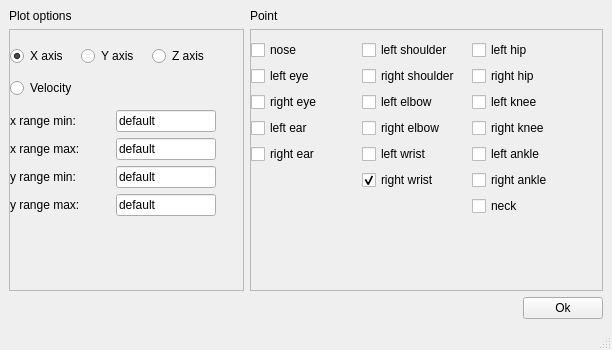
<?xml version="1.0" encoding="UTF-8"?>
<ui version="4.0">
 <class>MainWindow</class>
 <widget class="QMainWindow" name="MainWindow">
  <property name="geometry">
   <rect>
    <x>0</x>
    <y>0</y>
    <width>612</width>
    <height>350</height>
   </rect>
  </property>
  <property name="minimumSize">
   <size>
    <width>612</width>
    <height>350</height>
   </size>
  </property>
  <property name="windowTitle">
   <string>MainWindow</string>
  </property>
  <property name="layoutDirection">
   <enum>Qt::LeftToRight</enum>
  </property>
  <widget class="QWidget" name="centralwidget">
   <layout class="QGridLayout" name="gridLayout">
    <item row="0" column="0">
     <layout class="QVBoxLayout" name="verticalLayout_7">
      <item>
       <layout class="QHBoxLayout" name="horizontalLayout_2" stretch="2,3">
        <item>
         <layout class="QVBoxLayout" name="verticalLayout_5">
          <item>
           <widget class="QLabel" name="label_2">
            <property name="text">
             <string>Plot options</string>
            </property>
           </widget>
          </item>
          <item>
           <widget class="QScrollArea" name="sss">
            <property name="maximumSize">
             <size>
              <width>999</width>
              <height>16777215</height>
             </size>
            </property>
            <property name="widgetResizable">
             <bool>true</bool>
            </property>
            <widget class="QWidget" name="scrollAreaWidgetContents">
             <property name="geometry">
              <rect>
               <x>0</x>
               <y>0</y>
               <width>230</width>
               <height>224</height>
              </rect>
             </property>
             <widget class="QWidget" name="layoutWidget">
              <property name="geometry">
               <rect>
                <x>0</x>
                <y>10</y>
                <width>207</width>
                <height>182</height>
               </rect>
              </property>
              <layout class="QVBoxLayout" name="verticalLayout_4">
               <item>
                <layout class="QHBoxLayout" name="horizontalLayout_4">
                 <item>
                  <widget class="QRadioButton" name="radioButton">
                   <property name="text">
                    <string>X axis</string>
                   </property>
                   <property name="checked">
                    <bool>true</bool>
                   </property>
                  </widget>
                 </item>
                 <item>
                  <widget class="QRadioButton" name="radioButton_2">
                   <property name="text">
                    <string>Y axis</string>
                   </property>
                  </widget>
                 </item>
                 <item>
                  <widget class="QRadioButton" name="radioButton_3">
                   <property name="text">
                    <string>Z axis</string>
                   </property>
                  </widget>
                 </item>
                </layout>
               </item>
               <item>
                <widget class="QRadioButton" name="radioButton_4">
                 <property name="text">
                  <string>Velocity</string>
                 </property>
                </widget>
               </item>
               <item>
                <layout class="QGridLayout" name="gridLayout_2">
                 <item row="0" column="0">
                  <widget class="QLabel" name="label_3">
                   <property name="maximumSize">
                    <size>
                     <width>100</width>
                     <height>16777215</height>
                    </size>
                   </property>
                   <property name="text">
                    <string>x range min:</string>
                   </property>
                  </widget>
                 </item>
                 <item row="0" column="1">
                  <widget class="QLineEdit" name="lineEdit">
                   <property name="maximumSize">
                    <size>
                     <width>100</width>
                     <height>16777215</height>
                    </size>
                   </property>
                   <property name="text">
                    <string>default</string>
                   </property>
                  </widget>
                 </item>
                 <item row="1" column="0">
                  <widget class="QLabel" name="label_4">
                   <property name="maximumSize">
                    <size>
                     <width>100</width>
                     <height>16777215</height>
                    </size>
                   </property>
                   <property name="text">
                    <string>x range max:</string>
                   </property>
                  </widget>
                 </item>
                 <item row="1" column="1">
                  <widget class="QLineEdit" name="lineEdit_2">
                   <property name="maximumSize">
                    <size>
                     <width>100</width>
                     <height>16777215</height>
                    </size>
                   </property>
                   <property name="text">
                    <string>default</string>
                   </property>
                  </widget>
                 </item>
                 <item row="2" column="0">
                  <widget class="QLabel" name="label_5">
                   <property name="text">
                    <string>y range min:</string>
                   </property>
                  </widget>
                 </item>
                 <item row="2" column="1">
                  <widget class="QLineEdit" name="lineEdit_3">
                   <property name="maximumSize">
                    <size>
                     <width>100</width>
                     <height>16777215</height>
                    </size>
                   </property>
                   <property name="text">
                    <string>default</string>
                   </property>
                  </widget>
                 </item>
                 <item row="3" column="0">
                  <widget class="QLabel" name="label_6">
                   <property name="text">
                    <string>y range max:</string>
                   </property>
                  </widget>
                 </item>
                 <item row="3" column="1">
                  <widget class="QLineEdit" name="lineEdit_4">
                   <property name="maximumSize">
                    <size>
                     <width>100</width>
                     <height>16777215</height>
                    </size>
                   </property>
                   <property name="text">
                    <string>default</string>
                   </property>
                  </widget>
                 </item>
                </layout>
               </item>
              </layout>
             </widget>
            </widget>
           </widget>
          </item>
         </layout>
        </item>
        <item>
         <layout class="QVBoxLayout" name="verticalLayout_6">
          <item>
           <widget class="QLabel" name="label">
            <property name="text">
             <string>Point</string>
            </property>
           </widget>
          </item>
          <item>
           <widget class="QScrollArea" name="sss_2">
            <property name="widgetResizable">
             <bool>true</bool>
            </property>
            <widget class="QWidget" name="scrollAreaWidgetContents_2">
             <property name="geometry">
              <rect>
               <x>0</x>
               <y>0</y>
               <width>346</width>
               <height>224</height>
              </rect>
             </property>
             <widget class="QWidget" name="layoutWidget">
              <property name="geometry">
               <rect>
                <x>0</x>
                <y>10</y>
                <width>326</width>
                <height>221</height>
               </rect>
              </property>
              <layout class="QHBoxLayout" name="horizontalLayout">
               <item>
                <layout class="QVBoxLayout" name="verticalLayout">
                 <item>
                  <widget class="QCheckBox" name="checkBox_9">
                   <property name="enabled">
                    <bool>true</bool>
                   </property>
                   <property name="autoFillBackground">
                    <bool>false</bool>
                   </property>
                   <property name="text">
                    <string>nose</string>
                   </property>
                   <property name="checkable">
                    <bool>true</bool>
                   </property>
                   <property name="checked">
                    <bool>false</bool>
                   </property>
                   <property name="autoRepeat">
                    <bool>false</bool>
                   </property>
                   <property name="autoExclusive">
                    <bool>false</bool>
                   </property>
                  </widget>
                 </item>
                 <item>
                  <widget class="QCheckBox" name="checkBox_10">
                   <property name="autoFillBackground">
                    <bool>false</bool>
                   </property>
                   <property name="text">
                    <string>left eye</string>
                   </property>
                   <property name="checkable">
                    <bool>true</bool>
                   </property>
                   <property name="checked">
                    <bool>false</bool>
                   </property>
                   <property name="autoRepeat">
                    <bool>false</bool>
                   </property>
                   <property name="autoExclusive">
                    <bool>false</bool>
                   </property>
                  </widget>
                 </item>
                 <item>
                  <widget class="QCheckBox" name="checkBox_11">
                   <property name="autoFillBackground">
                    <bool>false</bool>
                   </property>
                   <property name="text">
                    <string>right eye</string>
                   </property>
                   <property name="checkable">
                    <bool>true</bool>
                   </property>
                   <property name="checked">
                    <bool>false</bool>
                   </property>
                   <property name="autoRepeat">
                    <bool>false</bool>
                   </property>
                   <property name="autoExclusive">
                    <bool>false</bool>
                   </property>
                  </widget>
                 </item>
                 <item>
                  <widget class="QCheckBox" name="checkBox_12">
                   <property name="autoFillBackground">
                    <bool>false</bool>
                   </property>
                   <property name="text">
                    <string>left ear</string>
                   </property>
                   <property name="checkable">
                    <bool>true</bool>
                   </property>
                   <property name="checked">
                    <bool>false</bool>
                   </property>
                   <property name="autoRepeat">
                    <bool>false</bool>
                   </property>
                   <property name="autoExclusive">
                    <bool>false</bool>
                   </property>
                  </widget>
                 </item>
                 <item>
                  <widget class="QCheckBox" name="checkBox_13">
                   <property name="autoFillBackground">
                    <bool>false</bool>
                   </property>
                   <property name="text">
                    <string>right ear</string>
                   </property>
                   <property name="checkable">
                    <bool>true</bool>
                   </property>
                   <property name="checked">
                    <bool>false</bool>
                   </property>
                   <property name="autoRepeat">
                    <bool>false</bool>
                   </property>
                   <property name="autoExclusive">
                    <bool>false</bool>
                   </property>
                  </widget>
                 </item>
                 <item>
                  <spacer name="verticalSpacer">
                   <property name="orientation">
                    <enum>Qt::Vertical</enum>
                   </property>
                   <property name="sizeHint" stdset="0">
                    <size>
                     <width>20</width>
                     <height>40</height>
                    </size>
                   </property>
                  </spacer>
                 </item>
                </layout>
               </item>
               <item>
                <layout class="QVBoxLayout" name="verticalLayout_2">
                 <item>
                  <widget class="QCheckBox" name="checkBox_14">
                   <property name="autoFillBackground">
                    <bool>false</bool>
                   </property>
                   <property name="text">
                    <string>left shoulder</string>
                   </property>
                   <property name="checkable">
                    <bool>true</bool>
                   </property>
                   <property name="checked">
                    <bool>false</bool>
                   </property>
                   <property name="autoRepeat">
                    <bool>false</bool>
                   </property>
                   <property name="autoExclusive">
                    <bool>false</bool>
                   </property>
                  </widget>
                 </item>
                 <item>
                  <widget class="QCheckBox" name="checkBox_15">
                   <property name="autoFillBackground">
                    <bool>false</bool>
                   </property>
                   <property name="text">
                    <string>right shoulder</string>
                   </property>
                   <property name="checkable">
                    <bool>true</bool>
                   </property>
                   <property name="checked">
                    <bool>false</bool>
                   </property>
                   <property name="autoRepeat">
                    <bool>false</bool>
                   </property>
                   <property name="autoExclusive">
                    <bool>false</bool>
                   </property>
                  </widget>
                 </item>
                 <item>
                  <widget class="QCheckBox" name="checkBox_16">
                   <property name="autoFillBackground">
                    <bool>false</bool>
                   </property>
                   <property name="text">
                    <string>left elbow</string>
                   </property>
                   <property name="checkable">
                    <bool>true</bool>
                   </property>
                   <property name="checked">
                    <bool>false</bool>
                   </property>
                   <property name="autoRepeat">
                    <bool>false</bool>
                   </property>
                   <property name="autoExclusive">
                    <bool>false</bool>
                   </property>
                  </widget>
                 </item>
                 <item>
                  <widget class="QCheckBox" name="checkBox_17">
                   <property name="autoFillBackground">
                    <bool>false</bool>
                   </property>
                   <property name="text">
                    <string>right elbow</string>
                   </property>
                   <property name="checkable">
                    <bool>true</bool>
                   </property>
                   <property name="checked">
                    <bool>false</bool>
                   </property>
                   <property name="autoRepeat">
                    <bool>false</bool>
                   </property>
                   <property name="autoExclusive">
                    <bool>false</bool>
                   </property>
                  </widget>
                 </item>
                 <item>
                  <widget class="QCheckBox" name="checkBox_18">
                   <property name="autoFillBackground">
                    <bool>false</bool>
                   </property>
                   <property name="text">
                    <string>left wrist</string>
                   </property>
                   <property name="checkable">
                    <bool>true</bool>
                   </property>
                   <property name="checked">
                    <bool>false</bool>
                   </property>
                   <property name="autoRepeat">
                    <bool>false</bool>
                   </property>
                   <property name="autoExclusive">
                    <bool>false</bool>
                   </property>
                  </widget>
                 </item>
                 <item>
                  <widget class="QCheckBox" name="checkBox_19">
                   <property name="autoFillBackground">
                    <bool>false</bool>
                   </property>
                   <property name="text">
                    <string>right wrist</string>
                   </property>
                   <property name="checkable">
                    <bool>true</bool>
                   </property>
                   <property name="checked">
                    <bool>true</bool>
                   </property>
                   <property name="autoRepeat">
                    <bool>false</bool>
                   </property>
                   <property name="autoExclusive">
                    <bool>false</bool>
                   </property>
                  </widget>
                 </item>
                 <item>
                  <spacer name="verticalSpacer_2">
                   <property name="orientation">
                    <enum>Qt::Vertical</enum>
                   </property>
                   <property name="sizeHint" stdset="0">
                    <size>
                     <width>20</width>
                     <height>40</height>
                    </size>
                   </property>
                  </spacer>
                 </item>
                </layout>
               </item>
               <item>
                <layout class="QVBoxLayout" name="verticalLayout_3">
                 <item>
                  <widget class="QCheckBox" name="checkBox_20">
                   <property name="autoFillBackground">
                    <bool>false</bool>
                   </property>
                   <property name="text">
                    <string>left hip</string>
                   </property>
                   <property name="checkable">
                    <bool>true</bool>
                   </property>
                   <property name="checked">
                    <bool>false</bool>
                   </property>
                   <property name="autoRepeat">
                    <bool>false</bool>
                   </property>
                   <property name="autoExclusive">
                    <bool>false</bool>
                   </property>
                  </widget>
                 </item>
                 <item>
                  <widget class="QCheckBox" name="checkBox_21">
                   <property name="autoFillBackground">
                    <bool>false</bool>
                   </property>
                   <property name="text">
                    <string>right hip</string>
                   </property>
                   <property name="checkable">
                    <bool>true</bool>
                   </property>
                   <property name="checked">
                    <bool>false</bool>
                   </property>
                   <property name="autoRepeat">
                    <bool>false</bool>
                   </property>
                   <property name="autoExclusive">
                    <bool>false</bool>
                   </property>
                  </widget>
                 </item>
                 <item>
                  <widget class="QCheckBox" name="checkBox_22">
                   <property name="autoFillBackground">
                    <bool>false</bool>
                   </property>
                   <property name="text">
                    <string>left knee</string>
                   </property>
                   <property name="checkable">
                    <bool>true</bool>
                   </property>
                   <property name="checked">
                    <bool>false</bool>
                   </property>
                   <property name="autoRepeat">
                    <bool>false</bool>
                   </property>
                   <property name="autoExclusive">
                    <bool>false</bool>
                   </property>
                  </widget>
                 </item>
                 <item>
                  <widget class="QCheckBox" name="checkBox_23">
                   <property name="autoFillBackground">
                    <bool>false</bool>
                   </property>
                   <property name="text">
                    <string>right knee</string>
                   </property>
                   <property name="checkable">
                    <bool>true</bool>
                   </property>
                   <property name="checked">
                    <bool>false</bool>
                   </property>
                   <property name="autoRepeat">
                    <bool>false</bool>
                   </property>
                   <property name="autoExclusive">
                    <bool>false</bool>
                   </property>
                  </widget>
                 </item>
                 <item>
                  <widget class="QCheckBox" name="checkBox_24">
                   <property name="autoFillBackground">
                    <bool>false</bool>
                   </property>
                   <property name="text">
                    <string>left ankle</string>
                   </property>
                   <property name="checkable">
                    <bool>true</bool>
                   </property>
                   <property name="checked">
                    <bool>false</bool>
                   </property>
                   <property name="autoRepeat">
                    <bool>false</bool>
                   </property>
                   <property name="autoExclusive">
                    <bool>false</bool>
                   </property>
                  </widget>
                 </item>
                 <item>
                  <widget class="QCheckBox" name="checkBox_25">
                   <property name="autoFillBackground">
                    <bool>false</bool>
                   </property>
                   <property name="text">
                    <string>right ankle</string>
                   </property>
                   <property name="checkable">
                    <bool>true</bool>
                   </property>
                   <property name="checked">
                    <bool>false</bool>
                   </property>
                   <property name="autoRepeat">
                    <bool>false</bool>
                   </property>
                   <property name="autoExclusive">
                    <bool>false</bool>
                   </property>
                  </widget>
                 </item>
                 <item>
                  <widget class="QCheckBox" name="checkBox_26">
                   <property name="autoFillBackground">
                    <bool>false</bool>
                   </property>
                   <property name="text">
                    <string>neck</string>
                   </property>
                   <property name="checkable">
                    <bool>true</bool>
                   </property>
                   <property name="checked">
                    <bool>false</bool>
                   </property>
                   <property name="autoRepeat">
                    <bool>false</bool>
                   </property>
                   <property name="autoExclusive">
                    <bool>false</bool>
                   </property>
                  </widget>
                 </item>
                 <item>
                  <spacer name="verticalSpacer_3">
                   <property name="orientation">
                    <enum>Qt::Vertical</enum>
                   </property>
                   <property name="sizeHint" stdset="0">
                    <size>
                     <width>20</width>
                     <height>40</height>
                    </size>
                   </property>
                  </spacer>
                 </item>
                </layout>
               </item>
              </layout>
             </widget>
            </widget>
           </widget>
          </item>
         </layout>
        </item>
       </layout>
      </item>
      <item>
       <layout class="QHBoxLayout" name="horizontalLayout_3">
        <item>
         <spacer name="horizontalSpacer">
          <property name="orientation">
           <enum>Qt::Horizontal</enum>
          </property>
          <property name="sizeHint" stdset="0">
           <size>
            <width>37</width>
            <height>17</height>
           </size>
          </property>
         </spacer>
        </item>
        <item>
         <widget class="QPushButton" name="pushButton">
          <property name="maximumSize">
           <size>
            <width>90</width>
            <height>1677725</height>
           </size>
          </property>
          <property name="text">
           <string>Ok</string>
          </property>
         </widget>
        </item>
       </layout>
      </item>
     </layout>
    </item>
   </layout>
  </widget>
  <widget class="QMenuBar" name="menubar">
   <property name="geometry">
    <rect>
     <x>0</x>
     <y>0</y>
     <width>612</width>
     <height>22</height>
    </rect>
   </property>
  </widget>
  <widget class="QStatusBar" name="statusbar"/>
 </widget>
 <resources/>
 <connections/>
</ui>
